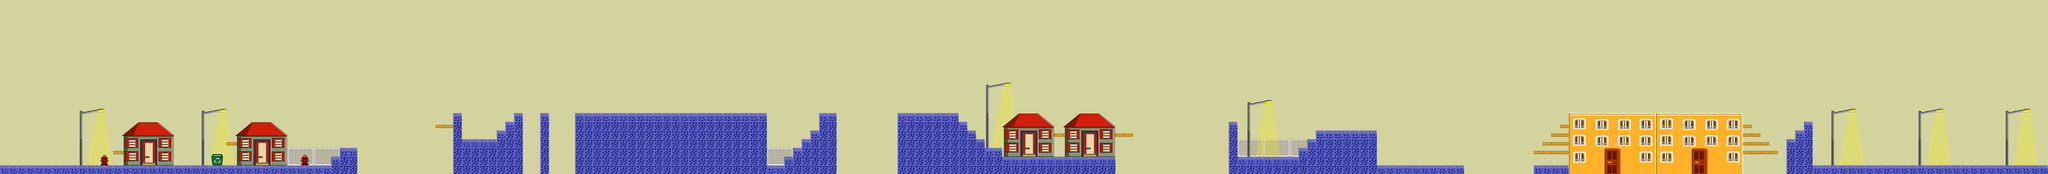

This is a level from a 2D game, rendered from its Tiled map with the project's own tilesets. A one-line summary and the map file follow, with tile-layer data summarised:
An orthogonal 235x20 tile map with 64x64 px tiles, 8 tile layers (Far_Background, background_00, background_01, obstacles_secondary, ...), 2 tilesets and 106 objects (enemy_01, enemy_02, enemy_03, enemy_04, enemy_05, ...).

<map version="1.5" tiledversion="1.5.0" orientation="orthogonal" renderorder="right-down" width="235" height="20" tilewidth="64" tileheight="64" infinite="0" backgroundcolor="#d3d39e" nextlayerid="23" nextobjectid="1556">
 <tileset firstgid="1" name="Asset_01" tilewidth="64" tileheight="64" tilecount="256" columns="16">
  <image source="Assets_01.png" trans="ff00ff" width="1024" height="1024" />
 </tileset>
 <tileset firstgid="257" name="Asset_002" tilewidth="64" tileheight="64" tilecount="1024" columns="32">
  <image source="Assets_002.png" trans="ff00ff" width="2048" height="2048" />
 </tileset>
 <layer id="1" name="Far_Background" width="235" height="20" opacity="0.46">
  <data>[4700 cells, 0 non-empty, 0 distinct tile ids]</data>
 </layer>
 <layer id="2" name="background_00" width="235" height="20">
  <data>[4700 cells, 36 non-empty, 6 distinct tile ids]</data>
 </layer>
 <layer id="3" name="background_01" width="235" height="20">
  <data>[4700 cells, 344 non-empty, 69 distinct tile ids]</data>
 </layer>
 <layer id="5" name="obstacles_secondary" width="235" height="20">
  <data>[4700 cells, 32 non-empty, 1 distinct tile ids]</data>
 </layer>
 <layer id="6" name="Borders_pixels" width="235" height="20">
  <data>[4700 cells, 537 non-empty, 38 distinct tile ids]</data>
 </layer>
 <layer id="7" name="Trees_pixels" width="235" height="20">
  <data>[4700 cells, 0 non-empty, 0 distinct tile ids]</data>
 </layer>
 <layer id="8" name="Obstacles_pixels" width="235" height="20">
  <data>[4700 cells, 242 non-empty, 108 distinct tile ids]</data>
 </layer>
 <layer id="9" name="Traps_pixels" width="235" height="20">
  <data>[4700 cells, 0 non-empty, 0 distinct tile ids]</data>
 </layer>
 <objectgroup id="10" name="Borders">
  <object id="1323" x="0" y="1216" width="2432" height="64" />
  <object id="1324" x="2432" y="1152" width="64" height="128" />
  <object id="1325" x="2496" y="1088" width="128" height="192" />
  <object id="1326" x="3328" y="832" width="64" height="448" />
  <object id="1327" x="3392" y="1024" width="256" height="256" />
  <object id="1328" x="3648" y="960" width="64" height="320" />
  <object id="1329" x="3712" y="896" width="64" height="384" />
  <object id="1330" x="3776" y="832" width="64" height="448" />
  <object id="1331" x="3968" y="832" width="64" height="448" />
  <object id="1347" x="6016" y="832" width="128" height="448" />
  <object id="1353" x="7040" y="896" width="64" height="384" />
  <object id="1354" x="7104" y="960" width="64" height="320" />
  <object id="1355" x="7168" y="1024" width="60" height="256" />
  <object id="1356" x="7232" y="1152" width="960" height="128" />
  <object id="1359" x="9024" y="896" width="64" height="384" />
  <object id="1360" x="9088" y="1152" width="448" height="128" />
  <object id="1361" x="9536" y="1088" width="64" height="192" />
  <object id="1362" x="9600" y="1024" width="64" height="256" />
  <object id="1363" x="9664" y="960" width="448" height="321.333" />
  <object id="1364" x="10112" y="1216" width="640" height="64" />
  <object id="1365" x="11264" y="1216" width="256" height="64" />
  <object id="1397" x="13311" y="1216" width="1743" height="64" />
  <object id="1493" x="6592" y="832" width="448" height="448" />
  <object id="1496" x="7232" y="1088" width="128" height="64" />
  <object id="1512" x="13120" y="1024" width="64" height="256" />
  <object id="1513" x="13184" y="960" width="64" height="320" />
  <object id="1514" x="13248" y="896" width="64" height="384" />
  <object id="1548" x="5632" y="1216" width="128" height="64" />
  <object id="1549" x="5760" y="1152" width="64" height="128" />
  <object id="1550" x="5824" y="1088" width="64" height="192" />
  <object id="1551" x="5888" y="1024" width="64" height="256" />
  <object id="1552" x="5952" y="960" width="64" height="320" />
  <object id="1553" x="1.33333" y="-4.9697" width="64" height="1216" />
 </objectgroup>
 <objectgroup id="11" name="Obstacles">
  <object id="1404" x="1588.5" y="1152" width="21" height="62.5" />
  <object id="1409" x="3209.33" y="920" width="121" height="18" />
  <object id="1458" x="762" y="1142" width="11" height="73" />
  <object id="1459" x="833" y="1111" width="85" height="15" />
  <object id="1471" x="959.833" y="998.166" width="260.333" height="217.667" />
  <object id="1472" x="934.093" y="994.236" rotation="359.776">
   <polygon points="0,0 156.161,-81.5433 312.321,2.54823" />
  </object>
  <object id="1477" x="1789.83" y="996.166" width="260.333" height="217.667" />
  <object id="1478" x="1764.09" y="992.236" rotation="359.776">
   <polygon points="0,0 156.161,-81.5433 312.321,2.54823" />
  </object>
  <object id="1483" x="1676.5" y="1049.5" width="114" height="15" />
  <object id="1490" x="4224" y="832" width="1409.33" height="448" />
  <object id="1500" x="7421.83" y="932.166" width="260.333" height="217.667" />
  <object id="1501" x="7396.09" y="928.236" rotation="359.776">
   <polygon points="0,0 156.161,-81.5433 312.321,2.54823" />
  </object>
  <object id="1507" x="7876.83" y="932.166" width="260.333" height="217.667" />
  <object id="1508" x="7851.6" y="930.174" rotation="359.063">
   <polygon points="0,0 156.161,-81.5433 312.321,2.54823" />
  </object>
  <object id="1516" x="11520" y="832" width="1280" height="452.848" />
  <object id="1519" x="11461.8" y="924.5" width="55.25" height="11" />
  <object id="1520" x="11395.9" y="988.25" width="129.75" height="11" />
  <object id="1521" x="11332.9" y="1052.75" width="194.75" height="11" />
  <object id="1522" x="11267.6" y="1116.25" width="260.75" height="11" />
  <object id="1527" x="12800.4" y="924.5" width="55.25" height="11" />
  <object id="1528" x="12805.1" y="988.5" width="129.75" height="11" />
  <object id="1529" x="12792.6" y="1054.5" width="194.75" height="11" />
  <object id="1531" x="12793.6" y="1116.5" width="260.75" height="11" />
  <object id="1544" x="7682.58" y="987.833" width="194.167" height="10.3333" />
  <object id="1545" x="8184.5" y="989" width="125.667" height="10.5" />
  <object id="1554" x="2225" y="1146.75" width="27.6667" height="69.25" />
 </objectgroup>
 <objectgroup id="12" name="Traps" />
 <objectgroup id="13" name="Enemy_Location">
  <object id="1534" name="enemy_01" x="1419.6" y="1146.15" width="69.697" height="63.6364" />
  <object id="1535" name="enemy_02" x="3504.26" y="963.067" width="57.5758" height="54.5455" />
  <object id="1536" name="enemy_03" x="4981.66" y="762.517" width="64" height="64" />
  <object id="1537" name="enemy_04" x="5374.66" y="768.116" width="63.6364" height="60.6061" />
  <object id="1538" name="enemy_05" x="6766.63" y="748.636" width="69.697" height="72.7273" />
  <object id="1539" name="enemy_06" x="10435.5" y="1145.49" width="66.6667" height="66.6667" />
  <object id="1540" name="enemy_07" x="11647.8" y="764.359" width="63.6364" height="63.6364" />
  <object id="1541" name="boss" x="14083.2" y="1153.61" width="54.5455" height="57.5758" />
 </objectgroup>
 <objectgroup id="14" name="Diamonds">
  <object id="1433" x="2429" y="1083.67" width="64" height="64" />
  <object id="1437" x="4478" y="762" width="64" height="64" />
  </objectgroup>
 <objectgroup id="15" name="Exit">
  <!-- 22 objects omitted --></objectgroup>
 <objectgroup id="16" name="Dynamic_Objects" />
 <objectgroup id="17" name="Boss_Zone">
  <!-- 21 objects omitted --></objectgroup>
 <objectgroup id="18" name="Checkpoints">
  <!-- 20 objects omitted --></objectgroup>
 <objectgroup id="19" name="DynamicPlatforms">
  <!-- 17 objects omitted --></objectgroup>
 <objectgroup id="20" name="DP_starts">
  <!-- 12 objects omitted --></objectgroup>
 <objectgroup id="21" name="DP_stops">
  <!-- 7 objects omitted --></objectgroup>
 <objectgroup id="22" name="Hearts">
  <!-- 2 objects omitted --></objectgroup>
</map>
<!-- 37 of 106 objects omitted -->